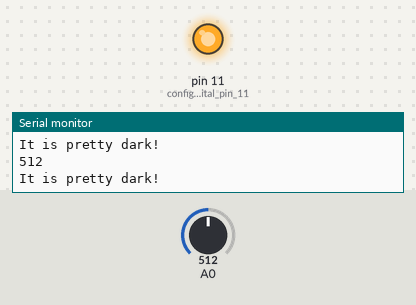
Recording of a sketch running on a simulated Arduino Uno, built with avr-gcc and run on an emulated ATmega328P. Parts: output pins drawn as LEDs (lit = HIGH), the last lines printed to the serial monitor. Inputs (shaded band) come from the test bench; at power-on: A0 = 512.

Above: at 1.8 s.
1.9 s: A0 set to 583
3.4 s: A0 set to 614
At 4.7 s:
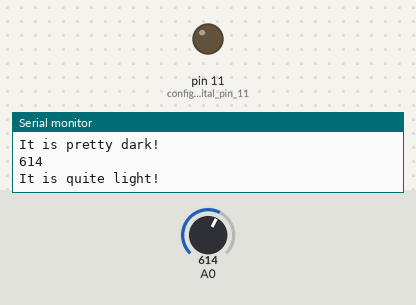
5.5 s: A0 set to 590
At 6.3 s:
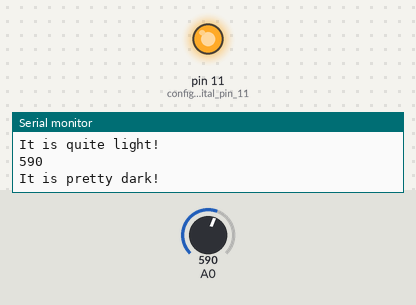
7.5 s: A0 set to 610
At 9.0 s:
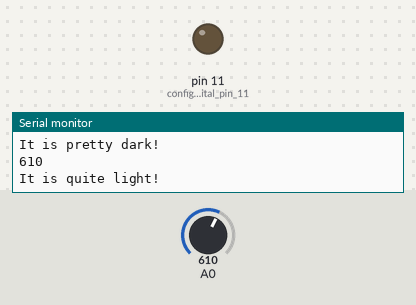
Timing chart, 0 to 10.5 s (numbered marks = the images above; inputs shaded):
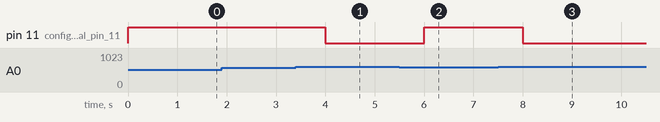

The sketch:

led_light_piscine.ino
```cpp
int light = 0; // store the current light value

void setup() {
    // put your setup code here, to run once:
    Serial.begin(9600); //configure serial to talk to computer
    pinMode(11, OUTPUT); // configure digital pin 11 as an output
}

void loop() {
    // put your main code here, to run repeatedly:
 light = analogRead(A0);//read and save value from PR
    Serial.println(light); // print current light value

    if(light > 600) { // If it is bright...
        Serial.println("It is quite light!");
        digitalWrite(11,LOW); //turn left LED off
    }
      else { // If it's dark...
        Serial.println("It is pretty dark!");
        digitalWrite(11,HIGH); // Turn left LED on

    }
    delay(1000); // don't spam the computer!
}
```

Measured:
- the behaviour switches between 600 and 601 on A0 (found by bisection; images 0 and 1)
- after the input at 3.4 s, pin 11 (configure_digital_pin_11): HIGH → LOW after 0.60 s
- after the input at 5.5 s, pin 11 (configure_digital_pin_11): LOW → HIGH after 0.50 s
- after the input at 7.5 s, pin 11 (configure_digital_pin_11): HIGH → LOW after 0.50 s
